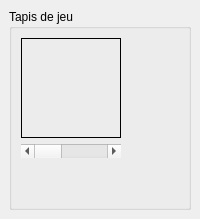
     <widget class="QWidget" name="tab_4" >
      <attribute name="title" >
       <string>Jacky touch</string>
      </attribute>
      <layout class="QGridLayout" >
       <property name="leftMargin" >
        <number>9</number>
       </property>
       <property name="topMargin" >
        <number>9</number>
       </property>
       <property name="rightMargin" >
        <number>9</number>
       </property>
       <property name="bottomMargin" >
        <number>9</number>
       </property>
       <property name="horizontalSpacing" >
        <number>6</number>
       </property>
       <property name="verticalSpacing" >
        <number>6</number>
       </property>
       <item row="0" column="0" >
        <widget class="QGroupBox" name="groupBox" >
         <property name="title" >
          <string>Tapis de jeu</string>
         </property>
         <layout class="QGridLayout" >
          <item row="0" column="0" >
           <widget class="QLabel" name="imageTapis" >
            <property name="sizePolicy" >
             <sizepolicy vsizetype="Fixed" hsizetype="Fixed" >
              <horstretch>0</horstretch>
              <verstretch>0</verstretch>
             </sizepolicy>
            </property>
            <property name="minimumSize" >
             <size>
              <width>100</width>
              <height>100</height>
             </size>
            </property>
            <property name="maximumSize" >
             <size>
              <width>100</width>
              <height>100</height>
             </size>
            </property>
            <property name="frameShape" >
             <enum>QFrame::Box</enum>
            </property>
            <property name="text" >
             <string/>
            </property>
           </widget>
          </item>
          <item row="0" column="1" >
           <spacer>
            <property name="orientation" >
             <enum>Qt::Horizontal</enum>
            </property>
            <property name="sizeHint" >
             <size>
              <width>40</width>
              <height>20</height>
             </size>
            </property>
           </spacer>
          </item>
          <item row="1" column="0" >
           <widget class="QScrollBar" name="scrollBarTapis" >
            <property name="orientation" >
             <enum>Qt::Horizontal</enum>
            </property>
           </widget>
          </item>
          <item row="2" column="0" >
           <spacer>
            <property name="orientation" >
             <enum>Qt::Vertical</enum>
            </property>
            <property name="sizeHint" >
             <size>
              <width>20</width>
              <height>40</height>
             </size>
            </property>
           </spacer>
          </item>
         </layout>
        </widget>
       </item>
      </layout>
     </widget>
